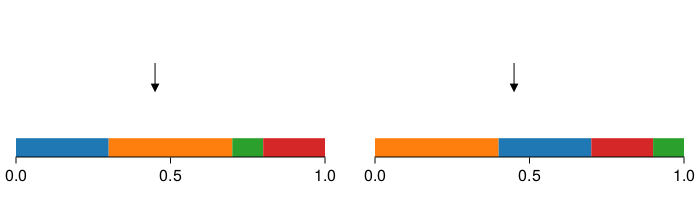

Julia code for this plot:
using CairoMakie
using ColorSchemes

f = Figure(resolution=(700, 200))
g = f[1, 1:2] = GridLayout()
ax = [Axis(g[1, 1]), Axis(g[1, 2])]

barplot!(ax[1], [0, 0, 0, 0], [0.3, 0.4, 0.1, 0.2], color=ColorSchemes.tab10[1:4], direction=:x, stack=1:4, width=0.1)

barplot!(ax[2], [0, 0, 0, 0], [0.4, 0.3, 0.2, 0.1], color=[ColorSchemes.tab10[2], ColorSchemes.tab10[1], ColorSchemes.tab10[4], ColorSchemes.tab10[3]], direction=:x, stack=1:4, width=0.1)

arrows!(ax[1], [0.45], [0.2], [0], [-0.05])
arrows!(ax[2], [0.45], [0.2], [0], [-0.05])

xlims!.(ax, 0, 1)
ylims!.(ax, 0, 0.3)
hideydecorations!.(ax)
hidexdecorations!.(ax, ticks=false, ticklabels=false)
hidespines!.(ax, :t, :r, :l)
colgap!(g, 50)

save("./230830 Gumbel Categorical/stick-breaking.png", f)